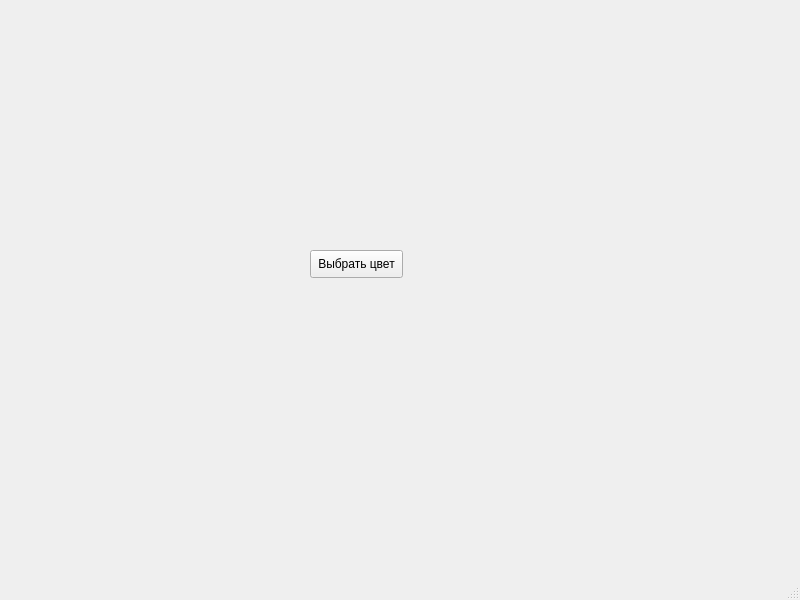
<?xml version="1.0" encoding="UTF-8"?>
<ui version="4.0">
 <class>MainClass</class>
 <widget class="QMainWindow" name="MainClass">
  <property name="geometry">
   <rect>
    <x>0</x>
    <y>0</y>
    <width>800</width>
    <height>600</height>
   </rect>
  </property>
  <property name="windowTitle">
   <string>MainClass</string>
  </property>
  <widget class="QWidget" name="centralwidget">
   <widget class="QPushButton" name="SetRawButton">
    <property name="geometry">
     <rect>
      <x>310</x>
      <y>250</y>
      <width>93</width>
      <height>28</height>
     </rect>
    </property>
    <property name="text">
     <string>Выбрать цвет</string>
    </property>
   </widget>
  </widget>
  <widget class="QMenuBar" name="menubar">
   <property name="geometry">
    <rect>
     <x>0</x>
     <y>0</y>
     <width>800</width>
     <height>26</height>
    </rect>
   </property>
  </widget>
  <widget class="QStatusBar" name="statusbar"/>
 </widget>
 <resources/>
 <connections/>
</ui>
